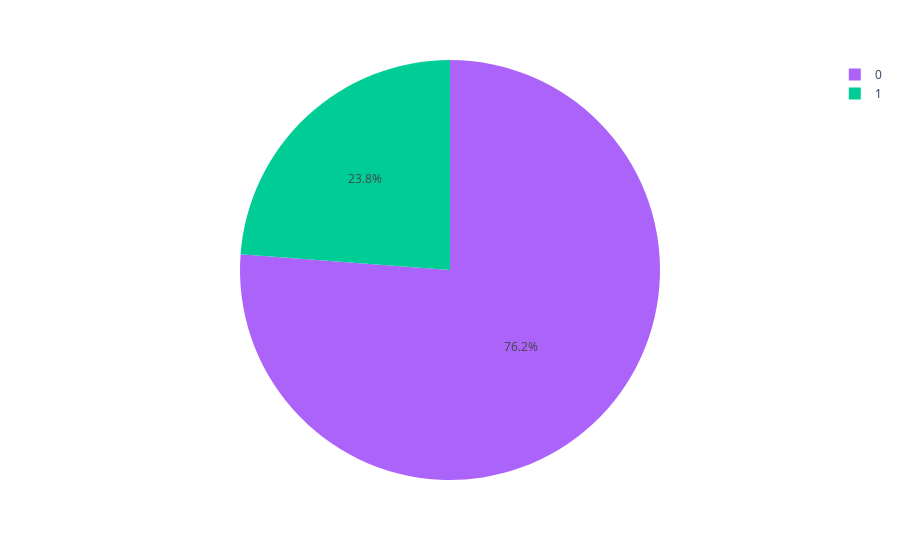

This figure's notebook cell:
### Markdown cell above
# Churn Rate Analysis

### Code cell
import plotly.express as px

fig = px.pie(data,names='donatedbloodinMarch',color='donatedbloodinMarch',
             color_discrete_map={'0':'red',
                                 '1':'green'})
fig.show()

### Figure 1 — Plotly figure (JSON) as saved in the notebook; plotly's stock layout.template omitted (floating-point values rounded to 4 significant figures; data arrays with more than 128 entries replaced by an {"elided": "..."} marker saying what was removed)
{"data": [{"customdata": {"elided": "748x1 int values"}, "domain": {"x": [0, 1], "y": [0, 1]}, "hovertemplate": "donatedbloodinMarch=%{customdata[0]}<extra></extra>", "labels": {"elided": "748 int values"}, "legendgroup": "", "marker": {"colors": {"elided": "748 str values"}}, "name": "", "showlegend": true, "type": "pie"}], "layout": {"legend": {"tracegroupgap": 0}, "margin": {"t": 60}}}
